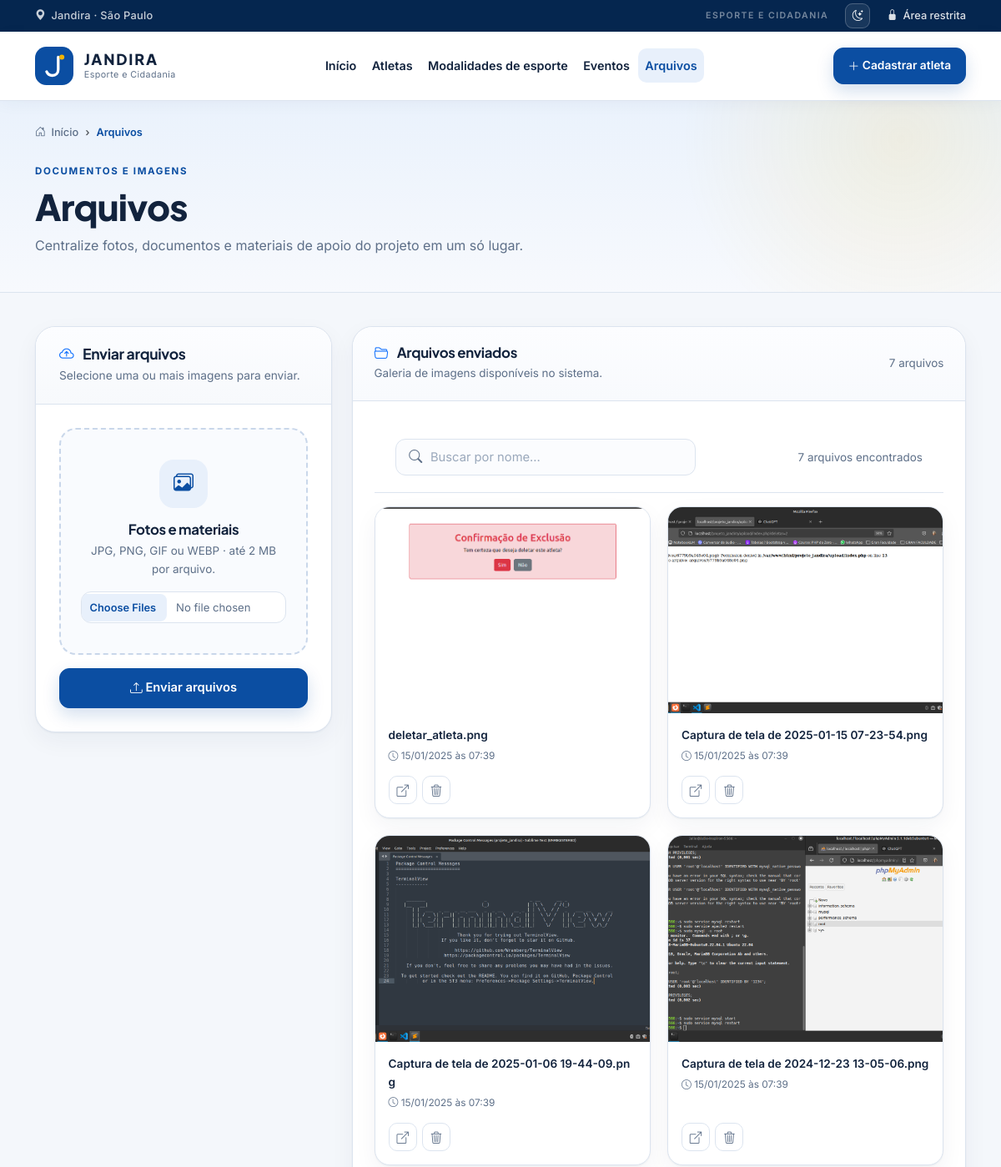
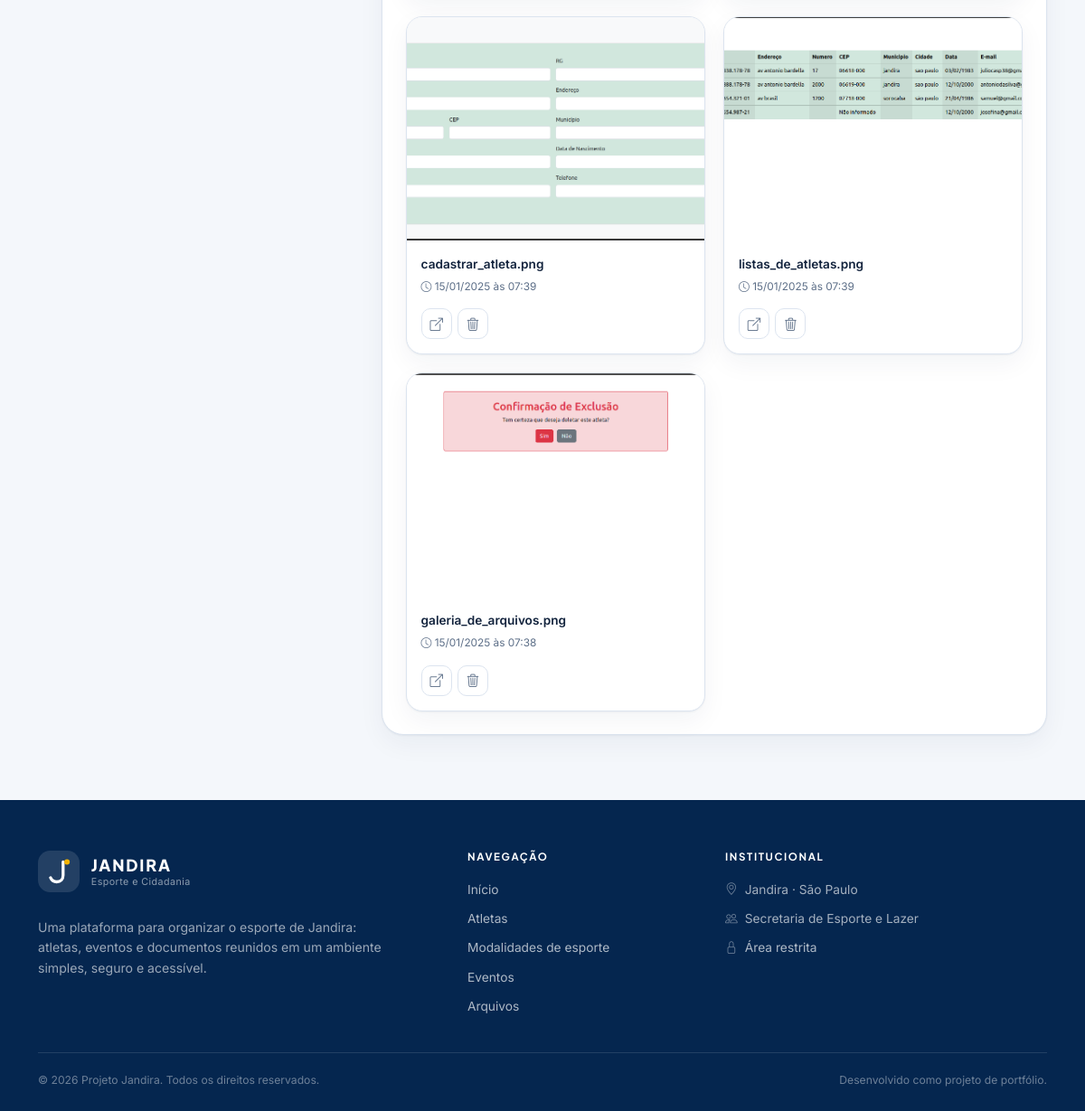
/upload/index.php, run on the app's committed database (2 pictures, top to bottom).
### tables this page shows
CREATE TABLE `arquivos` (
  `id` int(11) NOT NULL,
  `nome` varchar(255) NOT NULL,
  `path` varchar(255) NOT NULL,
  `data_upload` datetime NOT NULL DEFAULT current_timestamp()
);

### upload/index.php (the view, shortened to what this page needs)
<?php
require_once __DIR__ . '/../includes/layout.php';
require_once __DIR__ . '/conexao.php';
function caminho_fisico_arquivo(string $path): ?string
{
    $diretorio = realpath(__DIR__ . '/arquivos');
    $arquivo = realpath(__DIR__ . '/' . $path);
    return $arquivo;
}
$queryArquivos = $mysqli->query('SELECT * FROM arquivos ORDER BY data_upload DESC, id DESC');
$arquivos = $queryArquivos ? $queryArquivos->fetch_all(MYSQLI_ASSOC) : [];
$totalArquivos = count($arquivos);
?>
<section class="page-content">
    <div class="container">
        <div class="row g-4">
            <div class="col-12 col-lg-4">
                <div class="form-card">
                    <div class="form-card-header">
                        <h2><i class="bi bi-cloud-arrow-up me-2 text-primary" aria-hidden="true"></i> Enviar arquivos</h2>
                        <p>Selecione uma ou mais imagens para enviar.</p>
                    </div>
                    <div class="form-card-body">
                        <form method="post" action="" enctype="multipart/form-data">
                            <div class="upload-drop">
                                <span class="upload-drop-icon"><i class="bi bi-images" aria-hidden="true"></i></span>
                                <h3>Fotos e materiais</h3>
                                <p>JPG, PNG, GIF ou WEBP · até 2 MB por arquivo.</p>
                                <input type="file" class="form-control" name="arquivos[]" accept="image/jpeg,image/png,image/gif,image/webp" aria-label="Selecionar arquivos para envio" multiple required>
                            </div>
                            <button type="submit" class="btn btn-brand w-100 mt-3">
                                <i class="bi bi-upload" aria-hidden="true"></i>
                                Enviar arquivos
                            </button>
                        </form>
                    </div>
                </div>
            </div>
            <div class="col-12 col-lg-8">
                <div class="surface-card">
                    <div class="surface-card-header">
                        <div>
                            <h2><i class="bi bi-folder2-open me-2 text-primary" aria-hidden="true"></i> Arquivos enviados</h2>
                            <p>Galeria de imagens disponíveis no sistema.</p>
                        </div>
                        <span class="result-count"><?= $totalArquivos ?> <?= $totalArquivos === 1 ? 'arquivo' : 'arquivos' ?></span>
                    </div>
                    <div class="surface-card-body">
                        <?php if ($totalArquivos === 0): ?>
                            <div class="empty-state">
                                <span class="empty-state-icon"><i class="bi bi-images" aria-hidden="true"></i></span>
                                <h3>Nenhum arquivo enviado</h3>
                                <p>Use o formulário ao lado para adicionar as primeiras imagens.</p>
                            </div>
                        <?php else: ?>
                            <div class="table-toolbar mb-3">
                                <div class="search-box">
                                    <input
                                        type="search"
                                        class="form-control"
                                        id="buscaArquivos"
                                        placeholder="Buscar por nome..."
                                        data-file-search
                                        data-file-target="#galeriaArquivos"
                                        autocomplete="off"
                                    >
                                </div>
                                <span class="result-count" data-file-count>
                                </span>
                            </div>
                            <div class="gallery-grid" id="galeriaArquivos">
                                <?php foreach ($arquivos as $arquivo): ?>
                                    <?php
                                    $path = (string) ($arquivo['path'] ?? '');
                                    $existe = caminho_fisico_arquivo($path) !== null;
                                    ?>
                                    <article class="file-card" data-search="<?= e(mb_strtolower((string) $arquivo['nome'])) ?>">
                                        <div class="file-thumb">
                                            <?php if ($existe): ?>
                                                <img src="<?= e($path) ?>" alt="<?= e($arquivo['nome']) ?>" loading="lazy">
                                            <?php else: ?>
                                                <i class="bi bi-file-earmark-image file-icon" aria-hidden="true"></i>
                                            <?php endif; ?>
                                        </div>
                                        <div class="file-body">
                                            <span class="file-name" title="<?= e($arquivo['nome']) ?>"><?= e($arquivo['nome']) ?></span>
                                            <span class="file-meta">
                                                <i class="bi bi-clock" aria-hidden="true"></i>
                                                <?= e(formatar_data_hora_br($arquivo['data_upload'])) ?>
                                            </span>
                                            <div class="file-actions">
                                                <?php if ($existe): ?>
                                                    <a class="action-btn" href="<?= e($path) ?>" target="_blank" rel="noopener" title="Abrir arquivo" aria-label="Abrir <?= e($arquivo['nome']) ?>">
                                                        <i class="bi bi-box-arrow-up-right" aria-hidden="true"></i>
                                                    </a>
                                                <?php endif; ?>
                                                <form method="post" action="" class="d-inline">
                                                    <button
                                                        type="submit"
                                                        class="action-btn danger"
                                                        title="Excluir arquivo"
                                                        aria-label="Excluir <?= e($arquivo['nome']) ?>"
                                                        data-confirm="Tem certeza que deseja excluir este arquivo? Esta ação não pode ser desfeita."
                                                    >
                                                        <i class="bi bi-trash3" aria-hidden="true"></i>
                                                    </button>
                                                </form>
                                            </div>
                                        </div>
                                    </article>
                                <?php endforeach; ?>
                            </div>
                        <?php endif; ?>
                    </div>
                </div>
            </div>
        </div>
    </div>
</section>

### data on the page
arquivos: path (picture), nome "deletar_atleta.png", data_upload "15/01/2025 às 07:39"
arquivos: path (picture), nome "Captura de tela de 2025-01-15 07-23-54.png", data_upload "15/01/2025 às 07:39"
arquivos: path (picture), nome "Captura de tela de 2025-01-06 19-44-09.png", data_upload "15/01/2025 às 07:39"
arquivos: path (picture), nome "Captura de tela de 2024-12-23 13-05-06.png", data_upload "15/01/2025 às 07:39"
arquivos: path (picture), nome "cadastrar_atleta.png", data_upload "15/01/2025 às 07:39"
arquivos: path (picture), nome "listas_de_atletas.png", data_upload "15/01/2025 às 07:39"
arquivos: path (picture), nome "galeria_de_arquivos.png", data_upload "15/01/2025 às 07:38"

### other printed values
$item['label'] "Início"
$item['label'] "Atletas"
$item['label'] "Modalidades de esporte"
$item['label'] "Eventos"
$item['label'] "Arquivos"
$label "Arquivos"
$eyebrow "DOCUMENTOS E IMAGENS"
$title "Arquivos"
$description "Centralize fotos, documentos e materiais de apoio do projeto em um só lugar."
$totalArquivos "7"
